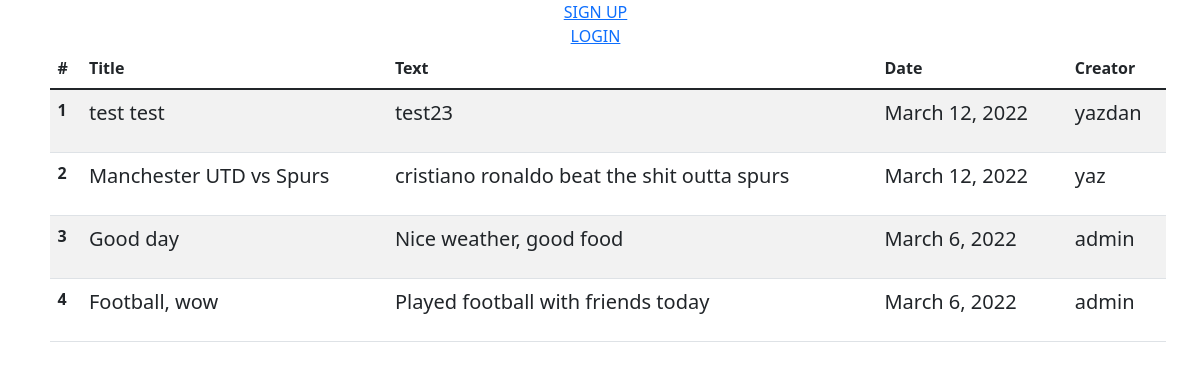
The page /activities/home on the database as committed earlier.
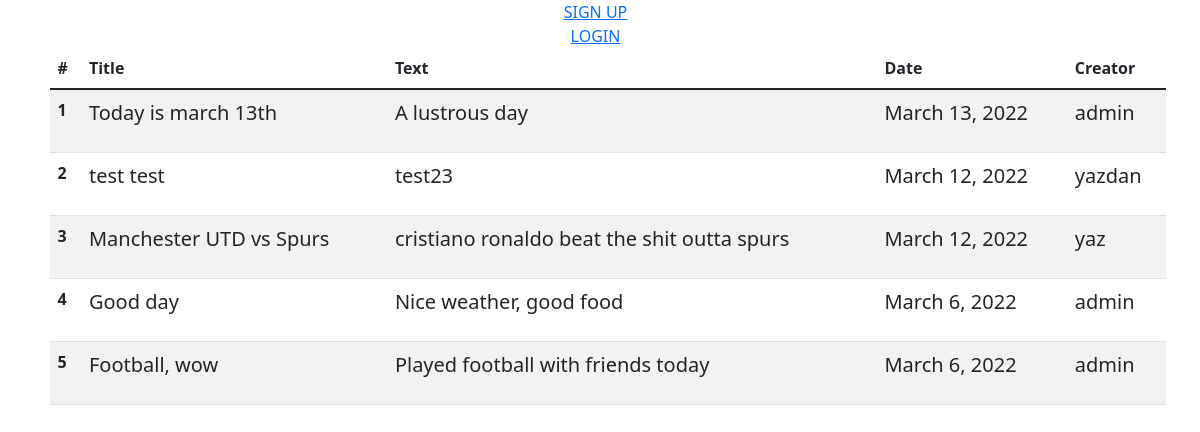
The same page on the database as committed later.
### activities/models.py (models this page shows, shortened)
class Post(models.Model):
    title = models.CharField(max_length = 255)
    text = models.CharField(max_length = 255 * 4)
    made_by = models.ForeignKey(CustomUser, on_delete=models.CASCADE)
    posted = models.DateField(default = timezone.now)

class CustomUser(AbstractUser):
    username = models.CharField(max_length=40, unique=True)
    email = models.EmailField(unique=True)
    birth_date = models.DateField(null=True)
    phone_number = models.IntegerField(null=True)
    def __str__(self):
        return self.username

### activities/views.py (the view)
# urls.py: 2. Add a URL to urlpatterns:  path('', views.home, name='home')
def home(request):
    posts = Post.objects.all().order_by('-posted')
    list1 = [2,3]
    return render(request, 'activities/home.html', {'posts': posts})

### activities/templates/activities/home.html (shortened to what this page needs)
{% extends 'activities/base.html' %}
{% load static %}
{% block head %}
    <link rel="stylesheet" href="{% static 'css/activities.css' %}">
{% endblock %}
{% block content %}
<table class="table table-striped">
  <thead>
    <tr>
      <th scope="col">#</th>
      <th scope="col">Title</th>
      <th scope="col">Text</th>
      <th scope="col">Date</th>
      <th scope="col">Creator</th>
    </tr>
  </thead>
  <tbody>
    {% for post in posts%}
    <tr>
      <th scope="row">{{ forloop.counter }}</th>
      <td><p class="lead">{{post.title}}</p></td>
      <td><p class="lead">{{post.text}}</p></td>
      <td><p class="lead">{{post.posted}}</p></td>
      <td><p class="lead">{{post.made_by}}</p></td>
    </tr>
    {% endfor %}
  </tbody>
</table>
{% endblock %}

Rows that differ between the two databases and show on the page:
added Post: title "Today is march 13th", text "A lustrous day", posted "March 13, 2022", made_by "admin"
